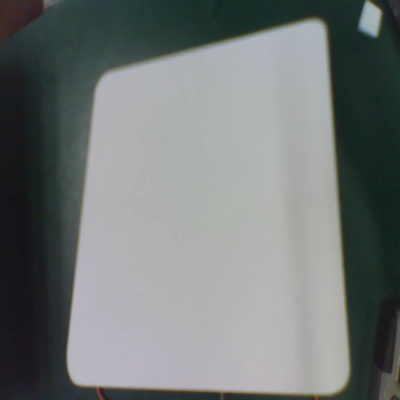
#> input picture 1.jpg, 400 x 400 px, found by its file name
$ python '白板处理.py'
#> lines starting #> are read from the running program, lines starting #| are printed output that depends on the picture; after the words box and inside, x2 and y2 are one past the last pixel; in counts of white or black regions, pixels touching at a corner belong together
import cv2
import numpy as np
import time

# [23 lines of commented-out code are left out]

def imgMask(img):
    img_hsv = cv2.cvtColor(img, cv2.COLOR_RGB2HSV)
    hsv_low = np.array([0, 0, 46])
    hsv_high = np.array([180, 23, 220])
    mask = cv2.inRange(img_hsv, lowerb=hsv_low, upperb=hsv_high)
    img_done = cv2.add(img_hsv, img_hsv, mask=mask)
    img_done = cv2.cvtColor(img_done, cv2.COLOR_HSV2RGB)
    return img_done

def pre_treat(img):
    img = imgMask(img)
    cv2.imshow("1111", img)
    img_gray = cv2.cvtColor(img, cv2.COLOR_RGB2GRAY)
    img_canny = cv2.Canny(img_gray, -1, 80, 300)
    return img_canny

def cornerdetec(img):
    img = np.array(img, dtype=np.uint8)
    img_gray = cv2.cvtColor(img, cv2.COLOR_RGB2GRAY)
    corners = cv2.goodFeaturesToTrack(img_gray, 4, qualityLevel=0.1, minDistance=200)
    corners = np.int0(corners)
    corner_arr = []
    for i in corners:
        x, y = i.ravel()
        corner_arr.append((x, y))
        #cv2.circle(img, (x, y), 5, color=255, thickness=1)
    cor_position = []
    cor_position.append(corner_arr[0][0]+corner_arr[0][1])
    cor_position.append(corner_arr[1][0] + corner_arr[1][1])
    cor_position.append(corner_arr[2][0] + corner_arr[2][1])
    cor_position.append(corner_arr[3][0] + corner_arr[3][1])
    cor = {cor_position[0]:0, cor_position[1]:1, cor_position[2]:2, cor_position[3]:3}
    cor_position.sort()
    temp = [cor[cor_position[0]], cor[cor_position[1]], cor[cor_position[2]], cor[cor_position[3]]]
    corner_arr[0], corner_arr[1], corner_arr[2], corner_arr[3] = \
        corner_arr[temp[0]], corner_arr[temp[2]], corner_arr[temp[3]], corner_arr[temp[1]]
    return corner_arr

def houghtTransform(img):

    lines = cv2.HoughLines(img, 1, np.pi / 180, 110)
    print(lines)
    lines_1 = lines[:, 0, :]
    print("line_1:\n", lines_1)
    img_zero = np.zeros((400, 400, 3), dtype=np.int8)
    for rho, theta in lines_1:
        a = np.cos(theta)
        b = np.sin(theta)
        x0 = a * rho
        y0 = b * rho
        x1 = int(x0 + 1000 * (-b))
        y1 = int(y0 + 1000 * (a))
        x2 = int(x0 - 1000 * (-b))
        y2 = int(y0 - 1000 * (a))
        cv2.line(img_zero, (x1, y1), (x2, y2), (255, 0, 0), 1)
    return img_zero

if __name__ == '__main__':
    img = cv2.imread("D:\\code\\python\\cv2practice\\1.jpg")
#> img is the input picture: shape (400, 400, 3); mean B, G, R 119.2, 119.9, 114.9

    start = time.time()
    img = cv2.resize(img, (400, 400))
    cv2.imshow("img", img)
    start_pre = time.time()
    img_pre = pre_treat(img)
#> in imgMask, `img_hsv = cv2.cvtColor(img, cv2.COLOR_RGB2HSV)`: img_hsv: shape (400, 400, 3); mean H, S, V 58.5, 33.3, 121.8
#> in imgMask, `mask = cv2.inRange(img_hsv, lowerb=hsv_low, upperb=hsv_high)`:
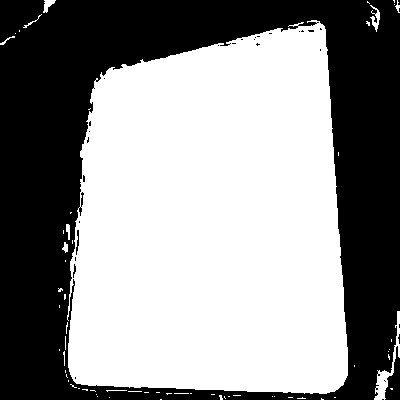
#> mask: shape (400, 400); 56.2% white; 31 black regions (27 under 20 px), largest, box (x1, y1, x2, y2) and area: (0, 0, 400, 400) 69439, (385, 346, 400, 400) 448, (76, 230, 79, 255) 41, (73, 264, 76, 278) 22
#> in imgMask, `img_done = cv2.add(img_hsv, img_hsv, mask=mask)`: img_done: shape (400, 400, 3); mean H, S, V 63.3, 7.5, 142.3
#> in imgMask, `img_done = cv2.cvtColor(img_done, cv2.COLOR_HSV2RGB)`:
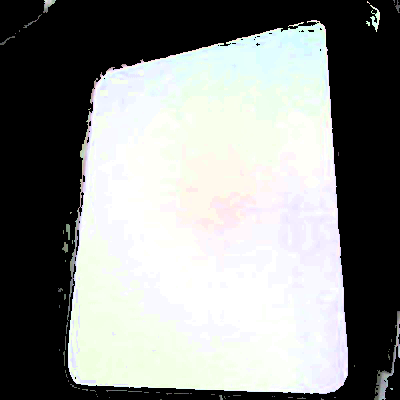
#> img_done: shape (400, 400, 3); mean B, G, R 137.9, 140.1, 137.8
#> in pre_treat, `img_canny = cv2.Canny(img_gray, -1, 80, 300)`:
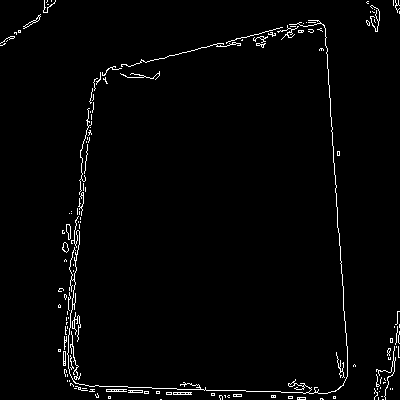
#> img_canny: shape (400, 400); 2% white in thin lines or dots

    cv2.imshow("pre", img_pre)
    end_pre = time.time()
    start_hough = time.time()
    img_hough = houghtTransform(img_pre)
#> in houghtTransform, `lines = cv2.HoughLines(img, 1, np.pi / 180, 110)`: lines = [[382, 1.61], [-322, 3.07], [103, 0.105], [95, 1.33], [99, 0.0873], [105, 0.122], [93, 0.0698]]
#| [[[ 3.8200000e+02  1.6057029e+00]]
#|  [[-3.2200000e+02  3.0717795e+00]]
#|  [[ 1.0300000e+02  1.0471976e-01]]
#|  [[ 9.5000000e+01  1.3264502e+00]]
#|  [[ 9.9000000e+01  8.7266460e-02]]
#|  [[ 1.0500000e+02  1.2217305e-01]]
#|  [[ 9.3000000e+01  6.9813170e-02]]]
#> in houghtTransform, `lines_1 = lines[:, 0, :]`: lines_1 has the same summary as lines
#| line_1:
#|  [[ 3.8200000e+02  1.6057029e+00]
#|  [-3.2200000e+02  3.0717795e+00]
#|  [ 1.0300000e+02  1.0471976e-01]
#|  [ 9.5000000e+01  1.3264502e+00]
#|  [ 9.9000000e+01  8.7266460e-02]
#|  [ 1.0500000e+02  1.2217305e-01]
#|  [ 9.3000000e+01  6.9813170e-02]]
#> the loop in houghtTransform, `for rho, theta in lines_1:` made 7 passes
#> (rho, theta, a, b, x0, y0, x1, y1) on passes 1 to 7: (382, 1.61, -0.0349, 0.999, -13.33, 381.8, -1012, 346), (-322, 3.07, -0.998, 0.0698, 321.2, -22.46, 251, -1020), (103, 0.105, 0.995, 0.105, 102.4, 10.77, -2, 1005), (95, 1.33, 0.242, 0.97, 22.98, 92.18, -947, 334), (99, 0.0873, 0.996, 0.0872, 98.62, 8.63, 11, 1004), (105, 0.122, 0.993, 0.122, 104.2, 12.8, -17, 1005), (93, 0.0698, 0.998, 0.0698, 92.77, 6.49, 23, 1004)
#> after the loop in houghtTransform, `for rho, theta in lines_1:`:
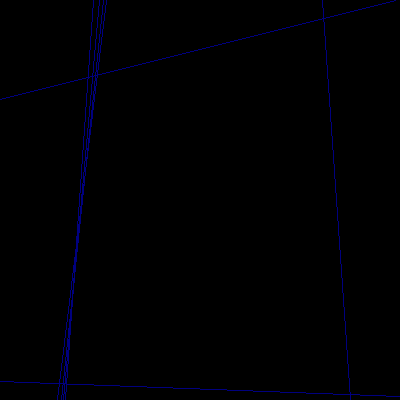
#> img_zero: shape (400, 400, 3) int8; mean of channels 0, 1, 2 2, 0, 0; drawn as B, G, R
    cv2.imshow("hough", img_hough)
    end_hough = time.time()

    start_cor = time.time()
    corner_pt = cornerdetec(img_hough)
#> in cornerdetec, `img_gray = cv2.cvtColor(img, cv2.COLOR_RGB2GRAY)`:
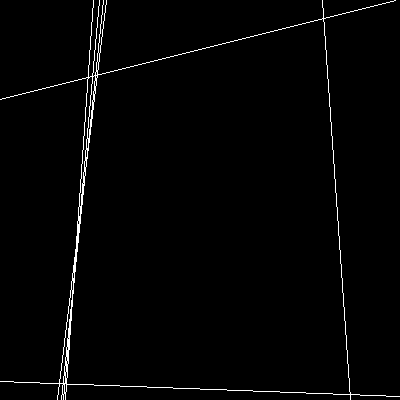
#> img_gray: shape (400, 400); values 0 (black) and 38 (white), 1.6% white in thin lines or dots
#> in cornerdetec, `corners = cv2.goodFeaturesToTrack(img_gray, 4, qualityLevel=0.1, minDi..`: corners = [[350, 394], [59, 383], [90, 76], [325, 17]]
#> the loop in cornerdetec, `for i in corners:` made 4 passes
#> after the loop in cornerdetec, `for i in corners:`: corner_arr = [(350, 394), (59, 383), (90, 76), (325, 17)]
#> in cornerdetec, `cor = {cor_position[0]:0, cor_position[1]:1, cor_position[2]:2, cor_po..`: cor = {744: 0, 442: 1, 166: 2, 342: 3}
#> in cornerdetec, `temp = [cor[cor_position[0]], cor[cor_position[1]], cor[cor_position[2..`: temp = [2, 3, 1, 0]
#> corner_pt = [(90, 76), (59, 383), (350, 394), (325, 17)]
    end_cor = time.time()
    #corner_pt[2], corner_pt[3] = corner_pt[3], corner_pt[2]
    print(corner_pt)
#| [(90, 76), (59, 383), (350, 394), (325, 17)]
    for i in corner_pt:
        cv2.circle(img, i, radius=5, color=(255, 0, 0), thickness=1)
#> this loop made 4 passes
    corner_pt = np.array([corner_pt])
#> corner_pt = [[90, 76], [59, 383], [350, 394], [325, 17]]
    cv2.polylines(img, corner_pt, isClosed=True, color=(0, 255, 0), thickness=1)
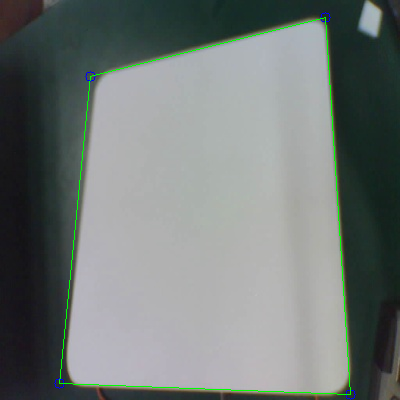
#> img: shape (400, 400, 3); mean B, G, R 118.4, 120.9, 114
    end = time.time()
    cv2.imshow("img_done", img)
    print("总运行时间：", end-start)
    # [4 lines of commented-out code are left out]
    cv2.waitKey(0)

$ run again, with 3.jpg copied over 1.jpg
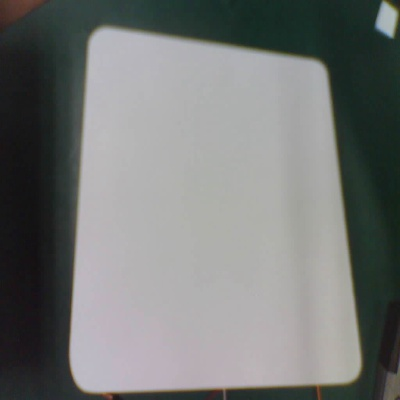
#> input picture 3.jpg, 400 x 400 px, found by its file name
#> img is the input picture: shape (400, 400, 3); mean B, G, R 118.2, 119.7, 117.4
#> img_hsv: shape (400, 400, 3); mean H, S, V 73.5, 28.8, 121.8
#> in imgMask, `mask = cv2.inRange(img_hsv, lowerb=hsv_low, upperb=hsv_high)`:
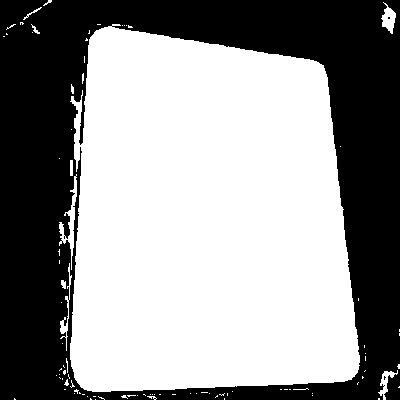
#> mask: shape (400, 400); 58% white; 3 black regions (2 under 20 px), largest, box (x1, y1, x2, y2) and area: (0, 0, 400, 400) 67125
#> img_canny: shape (400, 400); 2.2% white in thin lines or dots
#> lines = [[-313, 3.02], [79, 0.0349], [86, 0.0524], [89, 0.0524], [394, 1.54], [10, 1.73], [93, 0.0873], [92, 0.0698], [90, 0.0698], [397, 1.52], [-317, 3.04], [73, 0.0175]]
#| [[[-3.1300000e+02  3.0194197e+00]]
#|  [[ 7.9000000e+01  3.4906585e-02]]
#|  [[ 8.6000000e+01  5.2359879e-02]]
#|  [[ 8.9000000e+01  5.2359879e-02]]
#|  [[ 3.9400000e+02  1.5358897e+00]]
#|  [[ 1.0000000e+01  1.7278759e+00]]
#> (further printed lines are left out)
#> lines_1 has the same summary as lines
#| line_1:
#|  [[-3.1300000e+02  3.0194197e+00]
#|  [ 7.9000000e+01  3.4906585e-02]
#|  [ 8.6000000e+01  5.2359879e-02]
#|  [ 8.9000000e+01  5.2359879e-02]
#|  [ 3.9400000e+02  1.5358897e+00]
#> (further printed lines are left out)
#> the loop in houghtTransform, `for rho, theta in lines_1:` made 12 passes
#> (rho, theta, a, b, x0, y0, x1, y1) on passes 1 to 8: (-313, 3.02, -0.993, 0.122, 310.7, -38.15, 188, -1030), (79, 0.0349, 0.999, 0.0349, 78.95, 2.76, 44, 1002), (86, 0.0524, 0.999, 0.0523, 85.88, 4.5, 33, 1003), (89, 0.0524, 0.999, 0.0523, 88.88, 4.66, 36, 1003), (394, 1.54, 0.0349, 0.999, 13.75, 393.8, -985, 428), (10, 1.73, -0.156, 0.988, -1.56, 9.88, -989, -146), (93, 0.0873, 0.996, 0.0872, 92.65, 8.11, 5, 1004), (92, 0.0698, 0.998, 0.0698, 91.78, 6.42, 22, 1003)
#> corners = [[87, 24], [358, 379], [326, 64], [57, 395]]
#> the loop in cornerdetec, `for i in corners:` made 4 passes
#> after the loop in cornerdetec, `for i in corners:`: corner_arr = [(87, 24), (358, 379), (326, 64), (57, 395)]
#> cor = {111: 0, 737: 1, 390: 2, 452: 3}
#> temp = [0, 2, 3, 1]
#> `corner_pt = cornerdetec(img_hough)`: corner_pt = [(87, 24), (57, 395), (358, 379), (326, 64)]
#| [(87, 24), (57, 395), (358, 379), (326, 64)]
#> the loop `for i in corner_pt:` made 4 passes
#> `corner_pt = np.array([corner_pt])`: corner_pt = [[87, 24], [57, 395], [358, 379], [326, 64]]
#> `cv2.polylines(img, corner_pt, isClosed=True, color=(0, 255, 0), thickn..`:
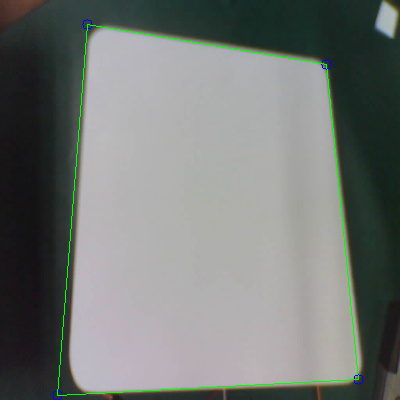
#> img: shape (400, 400, 3); mean B, G, R 117.4, 120.6, 116.4
